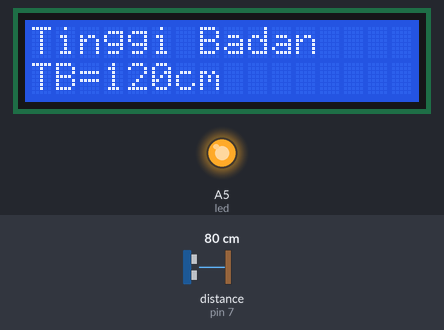
The sketch below on a simulated Arduino Uno, built with avr-gcc and run on an emulated ATmega328P. Shown: 16×2 character LCD, output pins drawn as LEDs (lit = HIGH). Wiring (inferred from the names in the program): ultrasonic range finder: trigger pin 8; echo pin 7. The test bench sets the inputs (shaded band); at power-on: distance to the obstacle (sensor on pin 7) 80 cm. The echo pulse lasts 58.3 µs per cm; pins used as bus, display or sensor lines are not drawn.

Above: at 2.2 s.
2.3 s: distance to the obstacle (sensor on pin 7) set to 120 cm
At 4.2 s:
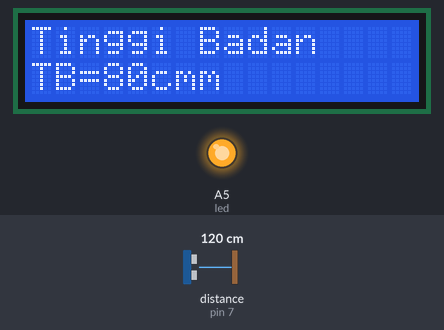
4.5 s: distance to the obstacle (sensor on pin 7) set to 2 cm
At 6.1 s:
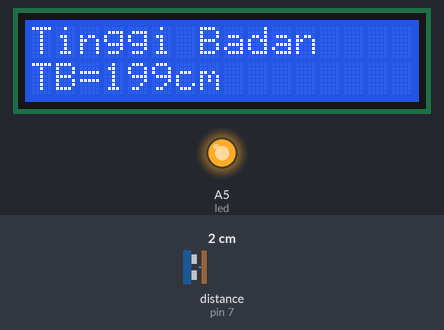
6.5 s: distance to the obstacle (sensor on pin 7) set to 4 cm
At 7.7 s:
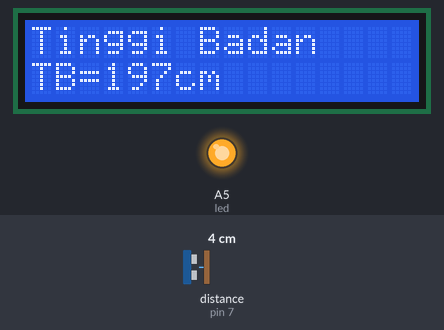
Timing chart, 0 to 9.5 s (numbered marks = the images above; inputs shaded):
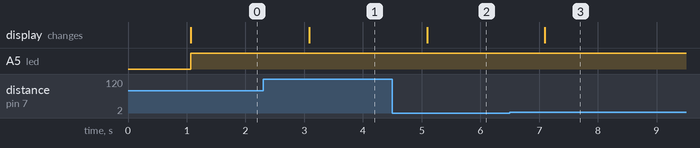

The sketch:

Source_code_Smart_Height_Gouge.ino
```cpp
#define ECHOPIN 7
#define TRIGPIN 8
int led = A5;
#include <LiquidCrystal.h>

LiquidCrystal lcd (6,5,4,3,2,1);
int H2,HT,H1;
void setup() {
  lcd.begin(16,2);
  lcd.print("Tinggi Badan");
  lcd.setCursor(0,1);
  lcd.print("TB=");

  pinMode(ECHOPIN,INPUT);
  pinMode(TRIGPIN,OUTPUT);
  pinMode(led,OUTPUT);
  delay(1000);
  HT = 200;
}
void loop(){
  digitalWrite(TRIGPIN,LOW);
  delayMicroseconds(2);
  digitalWrite(TRIGPIN,HIGH);
  delayMicroseconds(10);
  digitalWrite(TRIGPIN,LOW);
  int distance = pulseIn(ECHOPIN,HIGH);
  distance = distance/58;
  H2=HT-distance;
  lcd.setCursor(3,1);
  lcd.print(H2);
  lcd.print("cm");
  digitalWrite(led, HIGH);
  delay(1000);
}
```

Measured:
- after the input at 2.3 s, the display: changes after 0.79 s (image 1)
- after the input at 4.5 s, the display: changes after 0.59 s (image 2)
- after the input at 6.5 s, the display: changes after 0.60 s (image 3)
